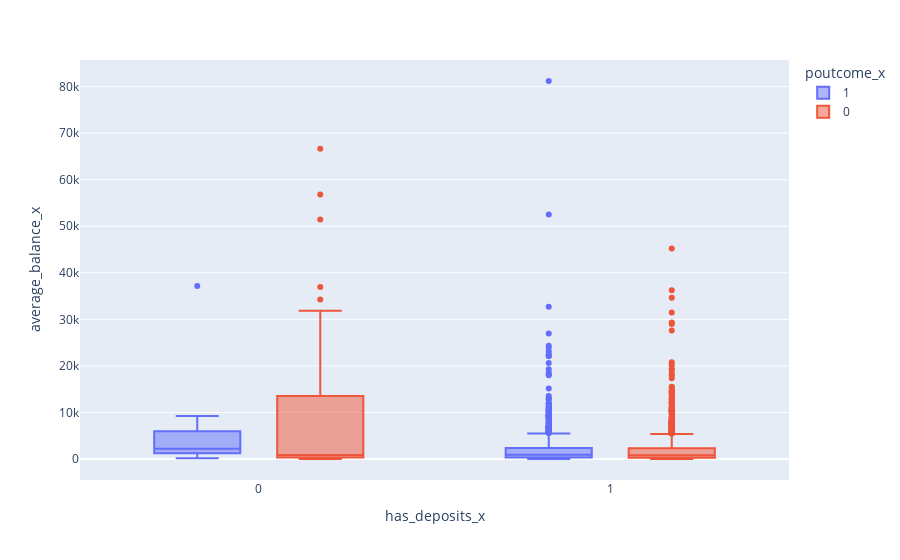

Notebook source saved alongside this figure:
### Code cell
fig = px.box(result, x="has_deposits_x", y="average_balance_x", color="poutcome_x")
fig.update_traces(quartilemethod="exclusive") # or "inclusive", or "linear" by default
fig.show()

### Figure 1 — Plotly figure (JSON) as saved in the notebook; plotly's stock layout.template omitted (floating-point values rounded to 4 significant figures; data arrays with more than 128 entries replaced by an {"elided": "..."} marker saying what was removed)
{"data": [{"alignmentgroup": "True", "hovertemplate": "poutcome_x=1<br>has_deposits_x=%{x}<br>average_balance_x=%{y}<extra></extra>", "legendgroup": "1", "marker": {"color": "#636efa"}, "name": "1", "notched": false, "offsetgroup": "1", "orientation": "v", "quartilemethod": "exclusive", "showlegend": true, "type": "box", "x": {"elided": "1283 int values"}, "x0": " ", "xaxis": "x", "y": {"elided": "1283 float values"}, "y0": " ", "yaxis": "y"}, {"alignmentgroup": "True", "hovertemplate": "poutcome_x=0<br>has_deposits_x=%{x}<br>average_balance_x=%{y}<extra></extra>", "legendgroup": "0", "marker": {"color": "#EF553B"}, "name": "0", "notched": false, "offsetgroup": "0", "orientation": "v", "quartilemethod": "exclusive", "showlegend": true, "type": "box", "x": {"elided": "1717 int values"}, "x0": " ", "xaxis": "x", "y": {"elided": "1717 float values"}, "y0": " ", "yaxis": "y"}], "layout": {"boxmode": "group", "legend": {"title": {"text": "poutcome_x"}, "tracegroupgap": 0}, "margin": {"t": 60}, "xaxis": {"anchor": "y", "domain": [0, 1], "title": {"text": "has_deposits_x"}}, "yaxis": {"anchor": "x", "domain": [0, 1], "title": {"text": "average_balance_x"}}}}
